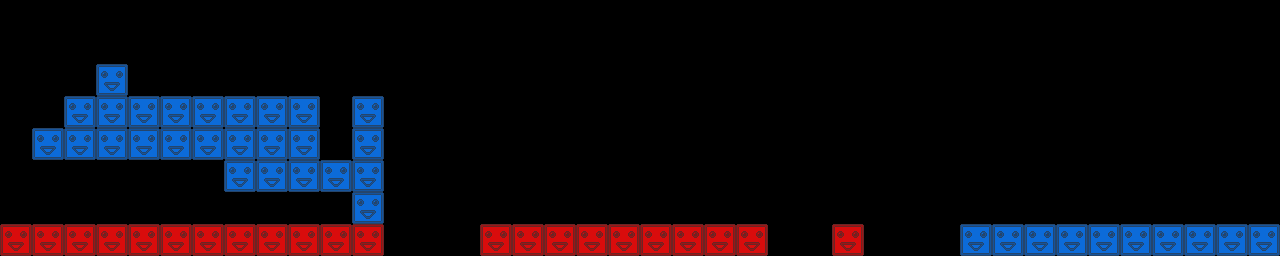

A level layout from a 2D game, rendered from its tile map. Below: a short description, then the map file with tile-grid data replaced by summaries:
An orthogonal 40x8 tile map with 32x32 px tiles, 3 tile layers (red, green, blue).

<map version="1.0" orientation="orthogonal" renderorder="right-down" width="40" height="8" tilewidth="32" tileheight="32">
 <tileset firstgid="1" name="blocks" tilewidth="32" tileheight="32">
  <image source="blocks.png" width="96" height="32" />
 </tileset>
 <layer name="red" width="40" height="8">
  <data>[320 cells, 22 non-empty, 1 distinct tile ids]</data>
 </layer>
 <objectgroup name="crystals" />
 <layer name="green" width="40" height="8">
  <data>[320 cells, 0 non-empty, 0 distinct tile ids]</data>
 </layer>
 <layer name="blue" width="40" height="8">
  <data>[320 cells, 36 non-empty, 1 distinct tile ids]</data>
 </layer>
</map>
